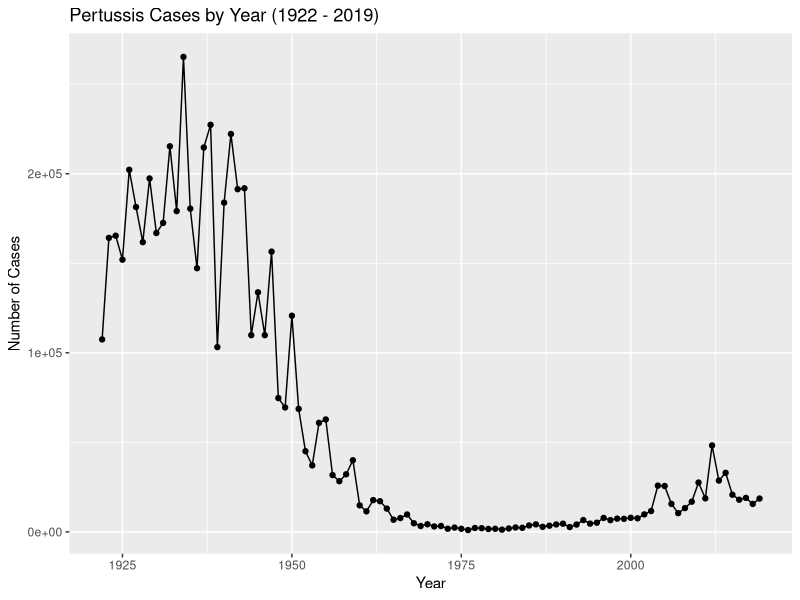
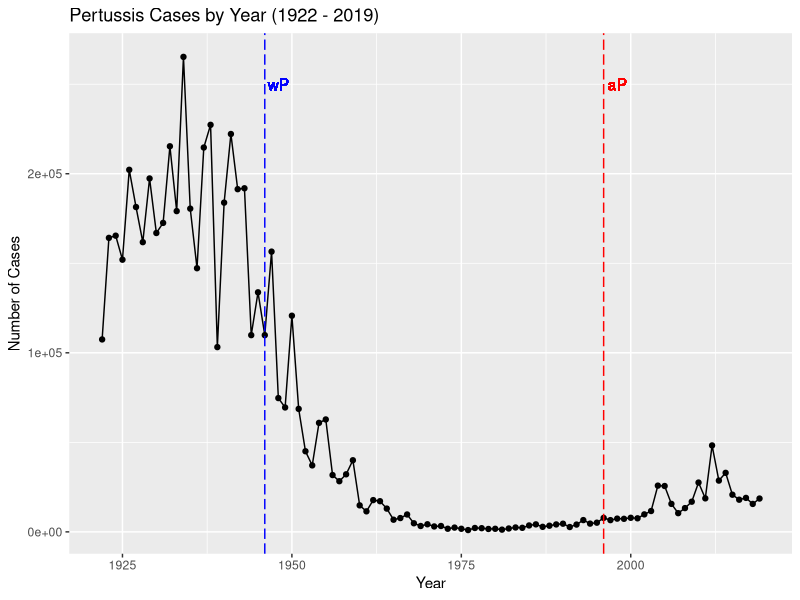

Here is the R script that generated these plots, in order: (Note: this script raises an error after producing the figures.)
## ---- chunk 1
pertussis_cases_by_year <- data.frame(
                          Year = c(1922L,
                                   1923L,1924L,1925L,1926L,1927L,1928L,
                                   1929L,1930L,1931L,1932L,1933L,1934L,1935L,
                                   1936L,1937L,1938L,1939L,1940L,1941L,
                                   1942L,1943L,1944L,1945L,1946L,1947L,1948L,
                                   1949L,1950L,1951L,1952L,1953L,1954L,
                                   1955L,1956L,1957L,1958L,1959L,1960L,
                                   1961L,1962L,1963L,1964L,1965L,1966L,1967L,
                                   1968L,1969L,1970L,1971L,1972L,1973L,
                                   1974L,1975L,1976L,1977L,1978L,1979L,1980L,
                                   1981L,1982L,1983L,1984L,1985L,1986L,
                                   1987L,1988L,1989L,1990L,1991L,1992L,1993L,
                                   1994L,1995L,1996L,1997L,1998L,1999L,
                                   2000L,2001L,2002L,2003L,2004L,2005L,
                                   2006L,2007L,2008L,2009L,2010L,2011L,2012L,
                                   2013L,2014L,2015L,2016L,2017L,2018L,
                                   2019L),
  No..Reported.Pertussis.Cases = c(107473,
                                   164191,165418,152003,202210,181411,
                                   161799,197371,166914,172559,215343,179135,
                                   265269,180518,147237,214652,227319,103188,
                                   183866,222202,191383,191890,109873,
                                   133792,109860,156517,74715,69479,120718,
                                   68687,45030,37129,60886,62786,31732,28295,
                                   32148,40005,14809,11468,17749,17135,
                                   13005,6799,7717,9718,4810,3285,4249,
                                   3036,3287,1759,2402,1738,1010,2177,2063,
                                   1623,1730,1248,1895,2463,2276,3589,
                                   4195,2823,3450,4157,4570,2719,4083,6586,
                                   4617,5137,7796,6564,7405,7298,7867,
                                   7580,9771,11647,25827,25616,15632,10454,
                                   13278,16858,27550,18719,48277,28639,
                                   32971,20762,17972,18975,15609,18617)
)

## ---- chunk 2
library(ggplot2)
ggplot(pertussis_cases_by_year) +
  aes(Year, No..Reported.Pertussis.Cases) +
  geom_point() +
  geom_line() +
  labs(x = "Year", y="Number of Cases", title = "Pertussis Cases by Year (1922 - 2019)")
## ---- chunk 3
ggplot(pertussis_cases_by_year) +
  aes(Year, No..Reported.Pertussis.Cases) +
  geom_point() +
  geom_line() +
  labs(x = "Year", y="Number of Cases", title = "Pertussis Cases by Year (1922 - 2019)") +
  geom_vline(xintercept = c(1946, 1996),  colour=c("blue", "red"), linetype = "longdash")+
  geom_text(aes(x = 1946+2, y = 250000, label = "wP"), colour = "blue")+
  geom_text(aes(x = 1996+2, y = 250000, label = "aP"), colour = "red")

## ---- chunk 4
library(jsonlite)
subject <- read_json("https://www.cmi-pb.org/api/subject", simplifyVector = TRUE) 
## ---- chunk 5
head(subject, 3)
## ---- chunk 6
table(subject$infancy_vac)
## ---- chunk 7
table(subject$biological_sex)
## ---- chunk 8
table(subject$race, subject$biological_sex)
## ---- chunk 9
library(lubridate)
## ---- chunk 10
subject$age <- today() - ymd(subject$year_of_birth)
## ---- chunk 11
library(dplyr)

aP <- subject %>% filter(infancy_vac == "aP")
round(summary(time_length(aP$age, "years")))
## ---- chunk 12
wP <- subject %>% filter(infancy_vac == "wP")
round(summary(time_length(wP$age, "years")))
## ---- chunk 13
time_diff_recieved_boost <- ymd(subject$date_of_boost) - ymd(subject$year_of_birth)
age_at_boost <- time_length(time_diff_recieved_boost, "year")
head(age_at_boost)
## ---- chunk 14
ggplot(subject) +
  aes(time_length(age, "year"),
  fill=as.factor(infancy_vac)) +
  geom_histogram(show.legend=FALSE) +
  facet_wrap(vars(infancy_vac), nrow=2) 
## ---- chunk 15
# Complete the API URLs...
specimen <- read_json("https://www.cmi-pb.org/api/specimen", simplifyVector = TRUE) 
titer <- read_json("https://www.cmi-pb.org/api/ab_titer", simplifyVector = TRUE) 
## ---- chunk 16
meta <- full_join(specimen, subject)
dim(meta)
head(meta)
## ---- chunk 17
abdata <- inner_join(titer, meta)
dim(abdata)
## ---- chunk 18
table(abdata$isotype)
## ---- chunk 19
table(abdata$visit)
## ---- chunk 20
ig1 <- abdata %>% filter(isotype == "IgG1", visit!=8)
head(ig1)
## ---- chunk 21
ggplot(ig1) +
  aes(MFI, antigen) +
  geom_boxplot() + 
  facet_wrap(vars(visit), nrow=2)+
  labs(x = "ab_titer") 
